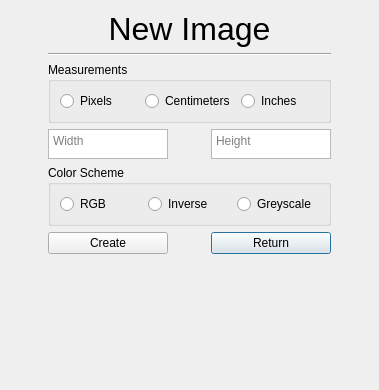
<?xml version="1.0" encoding="UTF-8"?>
<ui version="4.0">
 <class>new_image</class>
 <widget class="QDialog" name="new_image">
  <property name="geometry">
   <rect>
    <x>0</x>
    <y>0</y>
    <width>379</width>
    <height>390</height>
   </rect>
  </property>
  <property name="windowTitle">
   <string>Dialog</string>
  </property>
  <layout class="QGridLayout" name="gridLayout">
   <item row="3" column="1">
    <widget class="QTextEdit" name="heightInput">
     <property name="maximumSize">
      <size>
       <width>120</width>
       <height>30</height>
      </size>
     </property>
     <property name="placeholderText">
      <string>Height</string>
     </property>
    </widget>
   </item>
   <item row="1" column="0" colspan="2">
    <widget class="Line" name="line">
     <property name="orientation">
      <enum>Qt::Horizontal</enum>
     </property>
    </widget>
   </item>
   <item row="8" column="0" colspan="2">
    <spacer name="verticalSpacer">
     <property name="orientation">
      <enum>Qt::Vertical</enum>
     </property>
     <property name="sizeHint" stdset="0">
      <size>
       <width>20</width>
       <height>40</height>
      </size>
     </property>
    </spacer>
   </item>
   <item row="2" column="0" colspan="2">
    <widget class="QGroupBox" name="measurements">
     <property name="title">
      <string>Measurements</string>
     </property>
     <layout class="QHBoxLayout" name="horizontalLayout">
      <item>
       <widget class="QRadioButton" name="radioButton_2">
        <property name="text">
         <string>Pixels</string>
        </property>
       </widget>
      </item>
      <item>
       <widget class="QRadioButton" name="radioButton">
        <property name="text">
         <string>Centimeters</string>
        </property>
       </widget>
      </item>
      <item>
       <widget class="QRadioButton" name="radioButton_3">
        <property name="text">
         <string>Inches</string>
        </property>
       </widget>
      </item>
     </layout>
    </widget>
   </item>
   <item row="0" column="0" colspan="2">
    <widget class="QLabel" name="label">
     <property name="font">
      <font>
       <pointsize>24</pointsize>
      </font>
     </property>
     <property name="text">
      <string>New Image</string>
     </property>
     <property name="alignment">
      <set>Qt::AlignCenter</set>
     </property>
    </widget>
   </item>
   <item row="5" column="1">
    <widget class="QPushButton" name="pushButton_2">
     <property name="text">
      <string>Return</string>
     </property>
    </widget>
   </item>
   <item row="4" column="0" colspan="2">
    <widget class="QGroupBox" name="ColorScheme">
     <property name="title">
      <string>Color Scheme</string>
     </property>
     <layout class="QHBoxLayout" name="horizontalLayout_2">
      <item>
       <widget class="QRadioButton" name="radioButton_4">
        <property name="text">
         <string>RGB</string>
        </property>
       </widget>
      </item>
      <item>
       <widget class="QRadioButton" name="radioButton_6">
        <property name="text">
         <string>Inverse</string>
        </property>
       </widget>
      </item>
      <item>
       <widget class="QRadioButton" name="radioButton_5">
        <property name="text">
         <string>Greyscale</string>
        </property>
       </widget>
      </item>
     </layout>
    </widget>
   </item>
   <item row="3" column="0">
    <widget class="QTextEdit" name="widthInput">
     <property name="maximumSize">
      <size>
       <width>120</width>
       <height>30</height>
      </size>
     </property>
     <property name="placeholderText">
      <string>Width</string>
     </property>
    </widget>
   </item>
   <item row="5" column="0">
    <widget class="QPushButton" name="pushButton">
     <property name="text">
      <string>Create</string>
     </property>
    </widget>
   </item>
   <item row="7" column="0" colspan="2">
    <widget class="QLabel" name="ErrorLabel">
     <property name="text">
      <string/>
     </property>
    </widget>
   </item>
   <item row="6" column="0" colspan="2">
    <spacer name="verticalSpacer_2">
     <property name="orientation">
      <enum>Qt::Vertical</enum>
     </property>
     <property name="sizeHint" stdset="0">
      <size>
       <width>20</width>
       <height>40</height>
      </size>
     </property>
    </spacer>
   </item>
  </layout>
 </widget>
 <resources/>
 <connections/>
</ui>
